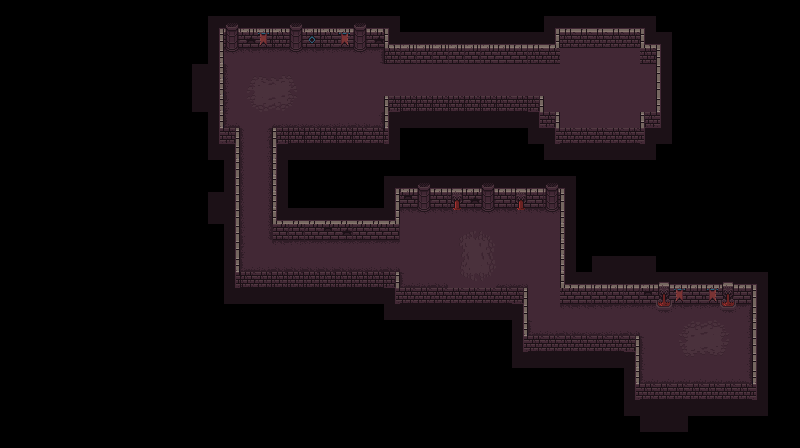

Rendered tile map (Tiled .tmx) drawn with the repository's tilesets; below, a short description and the map source with its tile grids summarised:
An orthogonal 50x28 tile map with 16x16 px tiles, 4 tile layers (semiblocks, background, blocks, foreground) and 8 objects (6x enemy, 2, chest).

<map version="1.10" tiledversion="1.10.2" orientation="orthogonal" renderorder="right-down" width="50" height="28" tilewidth="16" tileheight="16" infinite="0" nextlayerid="8" nextobjectid="10">
 <editorsettings>
  <export target="../2.csv" format="csv" />
 </editorsettings>
 <tileset firstgid="1" source="../0/0x72_16x16DungeonTileset.v5.tsx" />
 <layer id="2" name="semiblocks" width="50" height="28">
  <data>[1400 cells, 186 non-empty, 1 distinct tile ids]</data>
 </layer>
 <layer id="3" name="background" width="50" height="28">
  <data>[1400 cells, 243 non-empty, 24 distinct tile ids]</data>
 </layer>
 <layer id="1" name="blocks" width="50" height="28">
  <data>[1400 cells, 229 non-empty, 32 distinct tile ids]</data>
 </layer>
 <layer id="4" name="foreground" width="50" height="28">
  <data>[1400 cells, 0 non-empty, 0 distinct tile ids]</data>
 </layer>
 <objectgroup id="5" name="entries">
  <object id="1" name="2" x="711.333" y="360.667">
   <point />
  </object>
 </objectgroup>
 <objectgroup id="6" name="exits" />
 <objectgroup id="7" name="entities">
  <object id="3" name="chest" x="616.667" y="89.3333">
   <point />
  </object>
  <object id="4" name="enemy" x="360.667" y="72.6667">
   <point />
  </object>
  <object id="5" name="enemy" x="238" y="111.333">
   <point />
  </object>
  <object id="6" name="enemy" x="417.333" y="220">
   <point />
  </object>
  <object id="7" name="enemy" x="498.667" y="270">
   <point />
  </object>
  <object id="8" name="enemy" x="568" y="312.667">
   <point />
  </object>
  <object id="9" name="enemy" x="256.667" y="256.667">
   <point />
  </object>
 </objectgroup>
</map>
